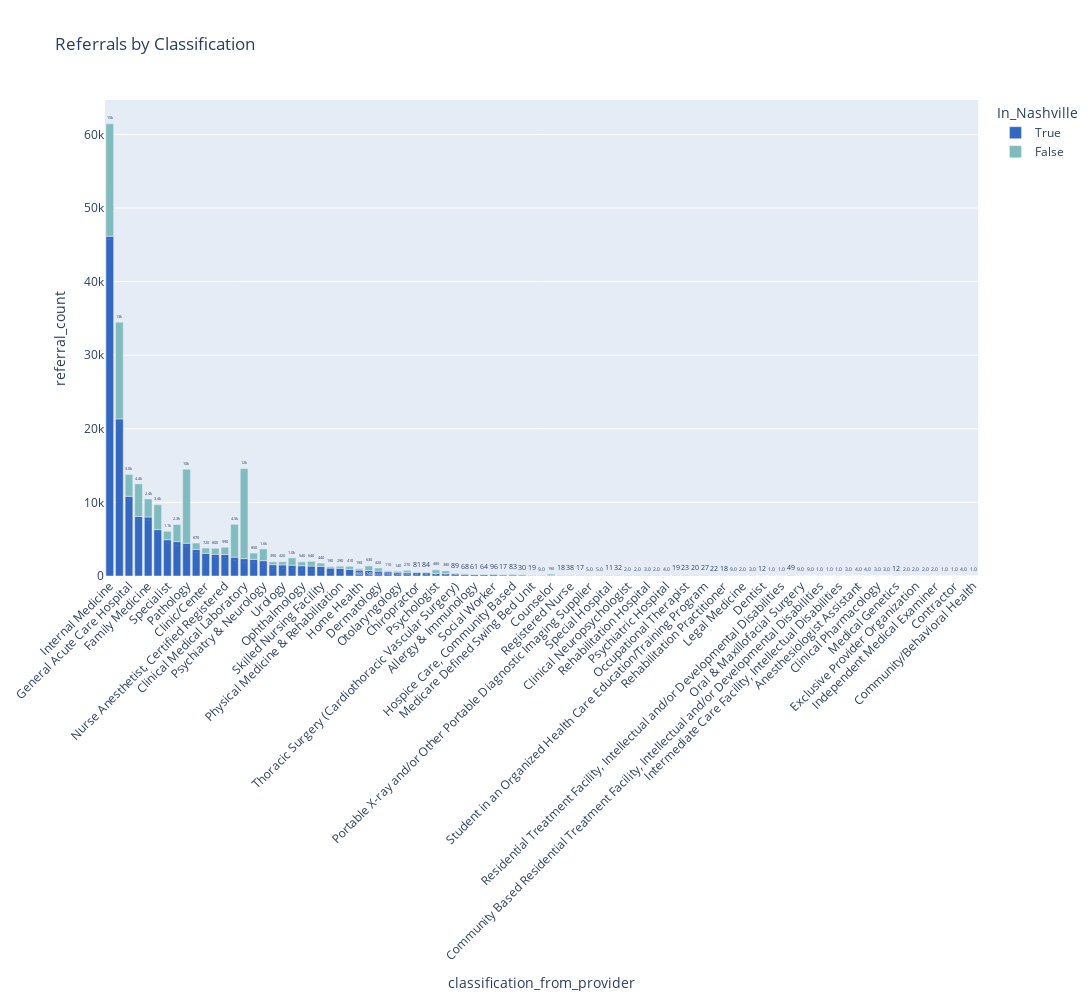

Notebook cell for this chart:
### Code cell
# Group referral_patterns_merge by classification_from_provider and In_Nashville columns. 
# Then take the sum of the transaction_count column for each classification and whether it was in Nashville
referral_patterns_location = referral_patterns_merge.groupby(["classification_from_provider", "In_Nashville"])["npi"].size().reset_index(name="referral_count")

# Sort the DataFrame by transactions in descending order
referral_patterns_location = referral_patterns_location.sort_values(by="referral_count", ascending=False)

# Group the DataFrame by classification_from_provider and take the top 20 records for each group
referral_patterns_location = referral_patterns_location.groupby("classification_from_provider").head(20)

# Plot the data
fig = px.bar(referral_patterns_location, x="classification_from_provider", y="referral_count", 
             color="In_Nashville", title="Referrals by Classification",
             width=1600, height=1000, text = 'referral_count',
             color_discrete_map={True: '#3468C0', False: '#80BCBD'})
fig.update_traces(texttemplate = '%{text:.2s}', textposition="outside", textangle = 0, textfont_size=12)
fig.update_layout(xaxis_tickangle=-45, uniformtext_minsize=50)
fig.show()

### Figure 1 — Plotly figure (JSON) as saved in the notebook; plotly's stock layout.template omitted (floating-point values rounded to 4 significant figures)
{"data": [{"alignmentgroup": "True", "hovertemplate": "In_Nashville=True<br>classification_from_provider=%{x}<br>referral_count=%{text}<extra></extra>", "legendgroup": "True", "marker": {"color": "#3468C0", "pattern": {"shape": ""}}, "name": "True", "offsetgroup": "True", "orientation": "v", "showlegend": true, "text": [46166, 21344, 10831, 8083, 8022, 6308, 4938, 4674, 4453, 3610, 3081, 2951, 2917, 2560, 2362, 2263, 2081, 1538, 1511, 1464, 1391, 1350, 1308, 1077, 1045, 904, 798, 743, 658, 578, 518, 498, 469, 446, 359, 316, 295, 235, 195, 192, 187, 161, 147, 136, 85, 84, 81, 69, 67, 63, 61, 61, 60, 56, 45, 45, 44, 42, 37, 35, 35, 28, 26, 22, 18, 14, 13, 13, 12, 12, 10, 10, 9, 9, 8, 6, 5, 5, 4, 4, 3, 3, 2, 2, 2, 2, 2, 1, 1], "textangle": 0, "textfont": {"size": 12}, "textposition": "outside", "texttemplate": "%{text:.2s}", "type": "bar", "x": ["Internal Medicine", "Radiology", "General Acute Care Hospital", "Nurse Practitioner", "Family Medicine", "Emergency Medicine", "Specialist", "Anesthesiology", "Pathology", "Orthopaedic Surgery", "Clinic/Center", "Ambulance", "Nurse Anesthetist, Certified Registered", "Durable Medical Equipment & Medical Supplies", "Clinical Medical Laboratory", "Surgery", "Psychiatry & Neurology", "Podiatrist", "Urology", "Physician Assistant", "Ophthalmology", "Hospitalist", "Skilled Nursing Facility", "Pharmacy", "Physical Medicine & Rehabilitation", "Physical Therapist", "Home Health", "Pain Medicine", "Dermatology", "Neurological Surgery", "Otolaryngology", "Optometrist", "Chiropractor", "Obstetrics & Gynecology", "Psychologist", "General Practice", "Thoracic Surgery (Cardiothoracic Vascular Surgery)", "Nuclear Medicine", "Allergy & Immunology", "Nursing Facility/Intermediate Care Facility", "Social Worker", "Psychiatric Unit", "Hospice Care, Community Based", "Pediatrics", "Medicare Defined Swing Bed Unit", "Rehabilitation Unit", "Counselor", "Audiologist", "Registered Nurse", "Clinical Nurse Specialist", "Portable X-ray and/or Other Portable Diagnostic Imaging Supplier", "Long Term Care Hospital", "Special Hospital", "Transplant Surgery", "Clinical Neuropsychologist", "Plastic Surgery", "Rehabilitation Hospital", "Colon & Rectal Surgery", "Psychiatric Hospital", "Assisted Living Facility", "Occupational Therapist", "Neuromusculoskeletal Medicine, Sports Medicine", "Student in an Organized Health Care Education/Training Program", "Audiologist-Hearing Aid Fitter", "Rehabilitation Practitioner", "Preventive Medicine", "Legal Medicine", "Prosthetic/Orthotic Supplier", "Dentist", "Home Infusion", "Residential Treatment Facility, Intellectual and/or Developmental Disabilities", "Physiological Laboratory", "Oral & Maxillofacial Surgery", "Phlebology", "Community Based Residential Treatment Facility, Intellectual and/or Developmental Disabilities", "Dietitian, Registered", "Intermediate Care Facility, Intellectual Disabilities", "Advanced Practice Midwife", "Anesthesiologist Assistant", "Public Health or Welfare", "Clinical Pharmacology", "Eyewear Supplier", "Medical Genetics", "Preferred Provider Organization", "Exclusive Provider Organization", "Licensed Practical Nurse", "Independent Medical Examiner", "Personal Emergency Response Attendant", "Contractor"], "xaxis": "x", "y": [46166, 21344, 10831, 8083, 8022, 6308, 4938, 4674, 4453, 3610, 3081, 2951, 2917, 2560, 2362, 2263, 2081, 1538, 1511, 1464, 1391, 1350, 1308, 1077, 1045, 904, 798, 743, 658, 578, 518, 498, 469, 446, 359, 316, 295, 235, 195, 192, 187, 161, 147, 136, 85, 84, 81, 69, 67, 63, 61, 61, 60, 56, 45, 45, 44, 42, 37, 35, 35, 28, 26, 22, 18, 14, 13, 13, 12, 12, 10, 10, 9, 9, 8, 6, 5, 5, 4, 4, 3, 3, 2, 2, 2, 2, 2, 1, 1], "yaxis": "y"}, {"alignmentgroup": "True", "hovertemplate": "In_Nashville=False<br>classification_from_provider=%{x}<br>referral_count=%{text}<extra></extra>", "legendgroup": "False", "marker": {"color": "#80BCBD", "pattern": {"shape": ""}}, "name": "False", "offsetgroup": "False", "orientation": "v", "showlegend": true, "text": [15279, 13138, 12234, 10049, 4453, 4443, 3381, 2965, 2447, 2316, 1595, 1134, 996, 988, 868, 848, 802, 715, 636, 628, 535, 479, 441, 424, 423, 406, 387, 382, 288, 271, 194, 187, 186, 137, 113, 96, 89, 84, 83, 81, 68, 64, 61, 49, 38, 32, 30, 27, 23, 20, 19, 19, 18, 17, 17, 12, 11, 9, 9, 5, 5, 4, 4, 4, 3, 3, 3, 2, 2, 2, 2, 2, 1, 1, 1, 1, 1, 1, 1], "textangle": 0, "textfont": {"size": 12}, "textposition": "outside", "texttemplate": "%{text:.2s}", "type": "bar", "x": ["Internal Medicine", "Radiology", "Clinical Medical Laboratory", "Pathology", "Durable Medical Equipment & Medical Supplies", "Nurse Practitioner", "Emergency Medicine", "General Acute Care Hospital", "Family Medicine", "Anesthesiology", "Psychiatry & Neurology", "Specialist", "Physician Assistant", "Nurse Anesthetist, Certified Registered", "Orthopaedic Surgery", "Surgery", "Ambulance", "Clinic/Center", "Hospitalist", "Pain Medicine", "Ophthalmology", "Psychologist", "Skilled Nursing Facility", "Urology", "Dermatology", "Physical Therapist", "Podiatrist", "General Practice", "Physical Medicine & Rehabilitation", "Optometrist", "Home Health", "Pharmacy", "Counselor", "Otolaryngology", "Neurological Surgery", "Social Worker", "Thoracic Surgery (Cardiothoracic Vascular Surgery)", "Obstetrics & Gynecology", "Hospice Care, Community Based", "Chiropractor", "Nuclear Medicine", "Nursing Facility/Intermediate Care Facility", "Allergy & Immunology", "Physiological Laboratory", "Registered Nurse", "Transplant Surgery", "Pediatrics", "Student in an Organized Health Care Education/Training Program", "Occupational Therapist", "Neuromusculoskeletal Medicine, Sports Medicine", "Medicare Defined Swing Bed Unit", "Assisted Living Facility", "Audiologist", "Clinical Nurse Specialist", "Psychiatric Unit", "Medical Genetics", "Special Hospital", "Rehabilitation Unit", "Preventive Medicine", "Portable X-ray and/or Other Portable Diagnostic Imaging Supplier", "Long Term Care Hospital", "Psychiatric Hospital", "Public Health or Welfare", "Speech-Language Pathologist", "Prosthetic/Orthotic Supplier", "Rehabilitation Hospital", "Advanced Practice Midwife", "Clinical Neuropsychologist", "Preferred Provider Organization", "Plastic Surgery", "Colon & Rectal Surgery", "Legal Medicine", "Community Based Residential Treatment Facility, Intellectual and/or Developmental Disabilities", "Personal Emergency Response Attendant", "Intermediate Care Facility, Intellectual Disabilities", "Residential Treatment Facility, Intellectual and/or Developmental Disabilities", "Home Infusion", "Community/Behavioral Health", "Dietitian, Registered"], "xaxis": "x", "y": [15279, 13138, 12234, 10049, 4453, 4443, 3381, 2965, 2447, 2316, 1595, 1134, 996, 988, 868, 848, 802, 715, 636, 628, 535, 479, 441, 424, 423, 406, 387, 382, 288, 271, 194, 187, 186, 137, 113, 96, 89, 84, 83, 81, 68, 64, 61, 49, 38, 32, 30, 27, 23, 20, 19, 19, 18, 17, 17, 12, 11, 9, 9, 5, 5, 4, 4, 4, 3, 3, 3, 2, 2, 2, 2, 2, 1, 1, 1, 1, 1, 1, 1], "yaxis": "y"}], "layout": {"barmode": "relative", "height": 1000, "legend": {"title": {"text": "In_Nashville"}, "tracegroupgap": 0}, "title": {"text": "Referrals by Classification"}, "uniformtext": {"minsize": 50}, "width": 1600, "xaxis": {"anchor": "y", "domain": [0, 1], "tickangle": -45, "title": {"text": "classification_from_provider"}}, "yaxis": {"anchor": "x", "domain": [0, 1], "title": {"text": "referral_count"}}}}
